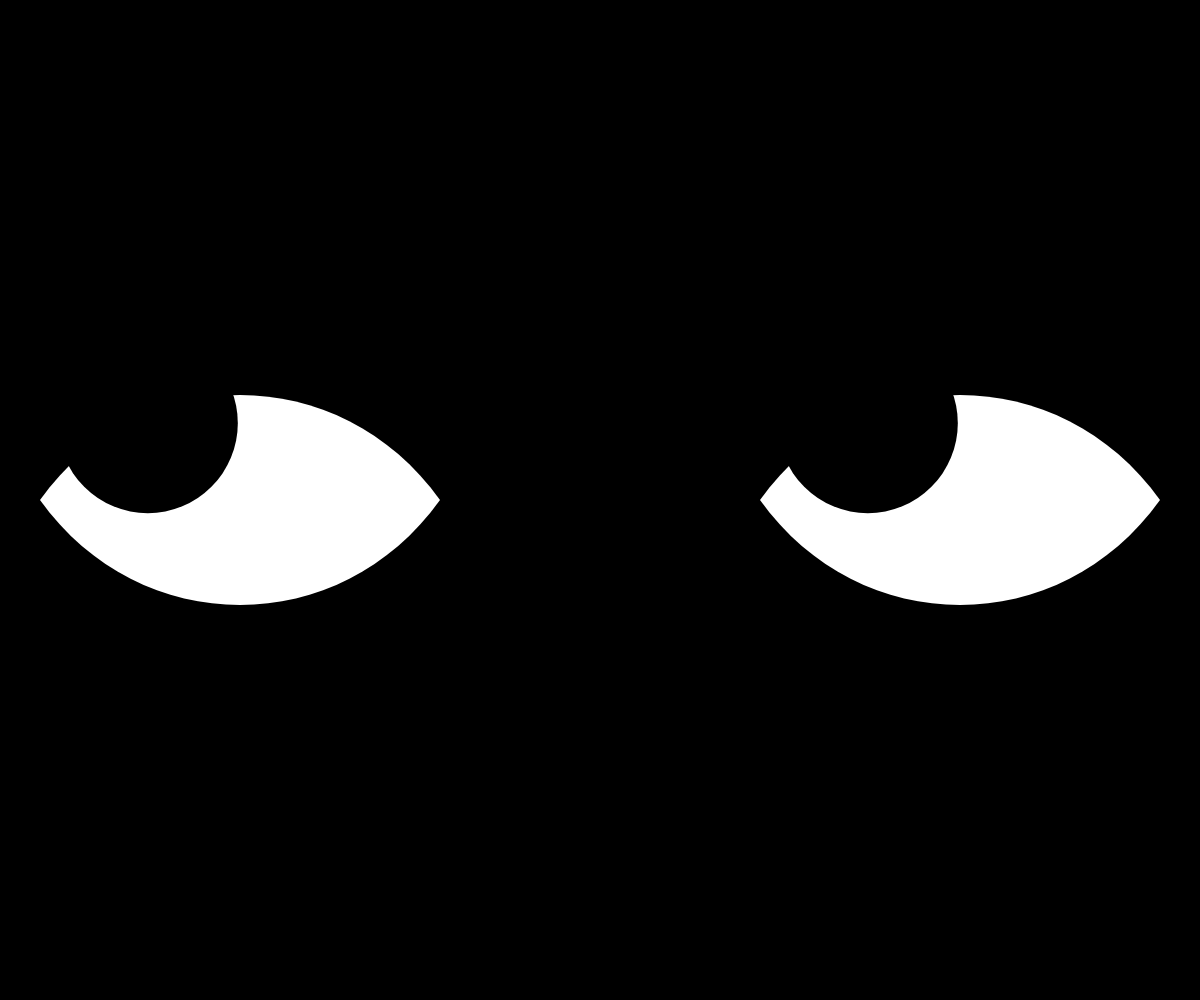
Frame 1 (no input)
Frame 60 (no input): identical to frame 1, image omitted
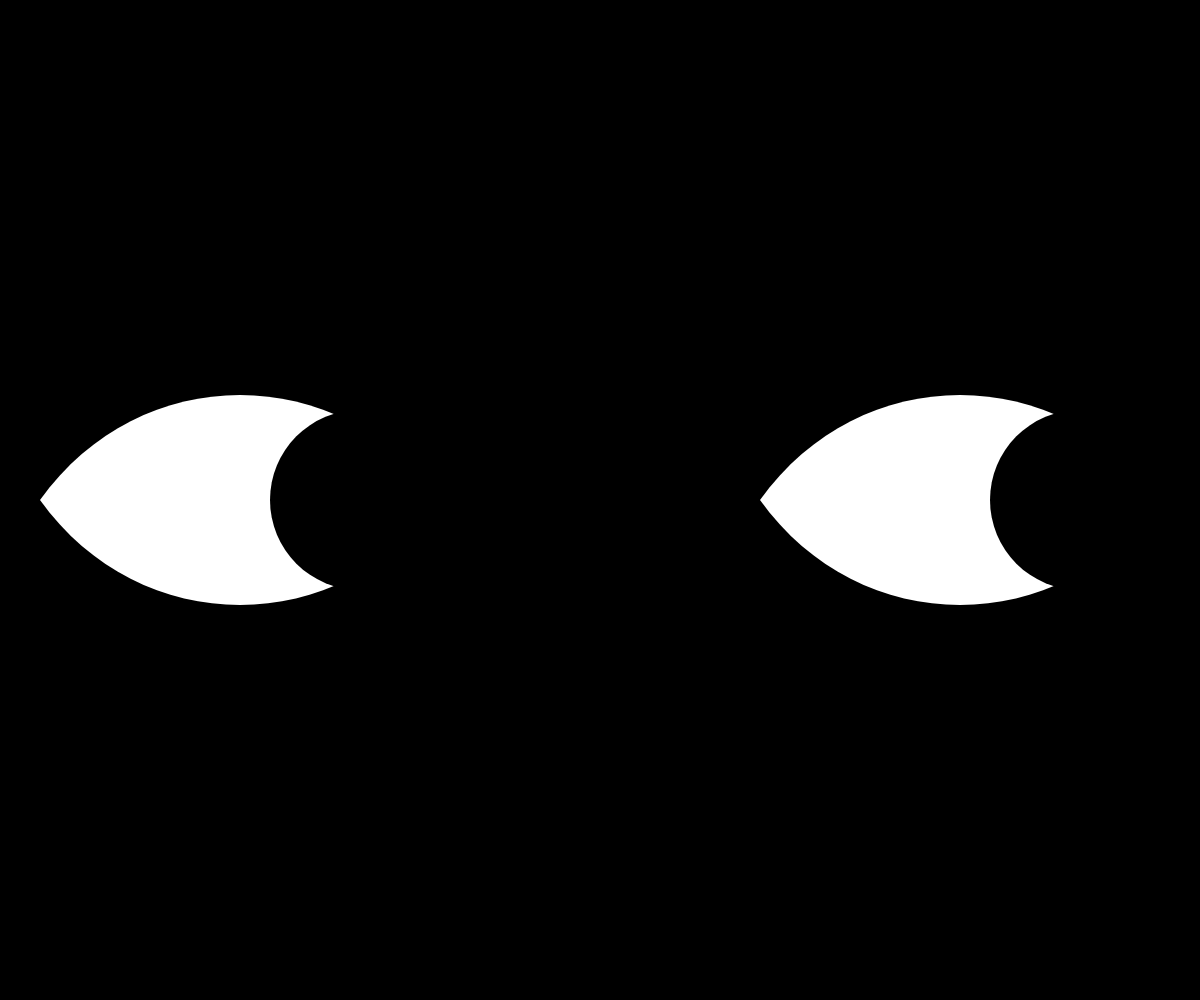
Frame 120 (the mouse pressed at the canvas centre since frame 60)

The p5.js sketch that drew these frames (run headless with seeded random() and noise() and a simulated clock; from frame 60 on, the mouse is pressed at the canvas centre):

// p5.js sketch
// ── sketch.js
function setup() {
  createCanvas(windowWidth, windowHeight);
  noStroke();
}

function draw() {
  background(0);

  let eyeWidth = 400;
  let eyeHeight = 280;
  let pupilSize = 180;

  let eyeY = height / 2;
  let spacing = eyeWidth + 320;

  let eyeLX = width / 2 - spacing / 2;
  let eyeRX = width / 2 + spacing / 2;

  drawEye(eyeLX, eyeY, eyeWidth, eyeHeight, pupilSize);
  drawEye(eyeRX, eyeY, eyeWidth, eyeHeight, pupilSize);
}

function drawEye(x, y, w, h, pupilSize) {
  fill(255);
  beginShape();
  vertex(x - w / 2, y);
  bezierVertex(x - w / 4, y - h / 2, x + w / 4, y - h / 2, x + w / 2, y);
  bezierVertex(x + w / 4, y + h / 2, x - w / 4, y + h / 2, x - w / 2, y);
  endShape(CLOSE);

  let dx = mouseX - width / 2;
  let dy = mouseY - height / 2;
  let angle = atan2(dy, dx);

  let maxDist = w * 0.3;
  let px = cos(angle) * maxDist;
  let py = sin(angle) * maxDist;

  fill(0);
  ellipse(x + px, y + py, pupilSize);
}

// ── circleTracker.js
// const pupils = [
//   { eye: document.querySelector('.left-eye'), pupil: document.getElementById('pupilLeft') },
//   { eye: document.querySelector('.right-eye'), pupil: document.getElementById('pupilRight') }
// ];

// document.addEventListener('mousemove', (e) => {
//   pupils.forEach(({ eye, pupil }) => {
//     const rect = eye.getBoundingClientRect();
//     const centerX = rect.left + rect.width / 2;
//     const centerY = rect.top + rect.height / 2;

//     const dx = e.clientX - centerX;
//     const dy = e.clientY - centerY;

//     const angle = Math.atan2(dy, dx);
//     const distance = Math.min(40, Math.hypot(dx, dy)); // More noticeable movement

//     const x = Math.cos(angle) * distance;
//     const y = Math.sin(angle) * distance;

//     pupil.style.left = `calc(50% + ${x}px)`;
//     pupil.style.top = `calc(50% + ${y}px)`;
//   });
// });

// ── home-page.html
<!DOCTYPE html>
<html lang="en">
<head>
    <meta charset="UTF-8">
    <meta name="viewport" content="width=device-width, initial-scale=1.0">
    <title>Lucy's Class Website</title>
<style>
    body {
    color:#ebe2e9;
    background-image: url('https://media0.giphy.com/media/v1.Y2lkPTc5MGI3NjExcWk3cDJ1YXpoYTM4MzNwZm5hOWFkMmpjZjdzaWY4eXE1aHkwNzVtcCZlcD12MV9pbnRlcm5hbF9naWZfYnlfaWQmY3Q9Zw/cMej1oJ04WiZGK46AV/giphy.gif');
    background-size: cover;
    }
a {
    color: #ebe2e9;
    text-decoration: none;
    }
a:hover {
    color: #dab6cd;
    text-decoration: none;
}
</style>
</head>
<body>

    <h1>Welcome to my page!</h1>

    <h1>Check out my websites below ⬇</h1>

    <h2>Projects</h2>
    <ul>
        <li><a href="project-1/index.html">Project 1</a></li>
        <li><a href="project-2/index.html">Project 2</a></li>
        <li><a href="#">Project 3</a></li>
        <li><a href="#">Project 4</a></li>
    </ul>
    
</body>
</html>
// ── home-style.css
/* GLOBAL */
body {
  margin: 0;
  background-color: black;
  font-family: sans-serif;
  overflow: hidden;
  height: 100vh;
  width: 100vw;
  position: relative;
}

canvas {
  display: block;
  position: absolute;
  top: 0;
  left: 0;
  z-index: 0;
}

#intro {
  position: fixed;
  top: 0;
  left: 0;
  width: 100vw;
  height: 100vh;
  background-color: #ff3485;
  z-index: 1000;
  cursor: pointer;
}

#intro-text {
  position: absolute;
  top: -17%; /* You can adjust this */
  left: 50%;
  transform: translateX(-50%);
  text-align: center;
}

#intro h1 {
  font-size: 43vw;
  margin: 0; /* ✅ Remove negative margin */
  font-family: 'Six Caps', sans-serif;
  color: #ff5112;
  white-space: nowrap;
}

#intro p {
  font-family: 'Staatliches', sans-serif;
  font-size: 6vw;
  color: #ff5112;
  transform: scaleX(2);
  display: inline-block;
  margin-top: -11rem; /* ✅ Control the spacing here */
}

.eye {
  position: absolute;
  width: 320px;
  height: 200px;
  background-color: white;
  clip-path: polygon(
    0% 50%,
    10% 0%,
    90% 0%,
    100% 50%,
    90% 100%,
    10% 100%
  );
  top: 50%;
  transform: translateY(-50%);
}

.left-eye {
  left: 20%;
}

.right-eye {
  right: 20%;
}

.pupil {
  position: absolute;
  width: 130px;
  height: 130px;
  background-color: black;
  border-radius: 50%;
  top: 50%;
  left: 50%;
  transform: translate(-50%, -50%);
  pointer-events: none;
}

.corner {
  position: absolute;
  color: white;
  text-decoration: none;
  font-weight: bold;
  font-size: 2.5rem;
  padding: 20px;
  z-index: 1;
}

.top-left    { top: 0; left: 0; }
.top-right   { top: 0; right: 0; }
.bottom-left { bottom: 0; left: 0; }
.bottom-right{ bottom: 0; right: 0; }

.corner:hover {
  color: #ff3485;
}

// ── script.js
window.addEventListener('scroll', function() {
  // Get the current scroll position from the top of the page
  const scrollPosition = window.scrollY;
  // Define a threshold (in pixels) at which the background will change
  const threshold = 500; // adjust this value as needed

  // Change the background color when the scroll position exceeds the threshold
  if (scrollPosition > threshold) {
    document.body.style.backgroundColor = 'black';
  } else {
    document.body.style.backgroundColor = 'white';
  }
});

// ── style.css

.first-page {
        color: rgb(255, 255, 255);
        background-color: rgb(0, 0, 0);}


body {
        background-color: rgb(255, 255, 255);
        color: black;
        font-family: "Sen", serif;
        font-optical-sizing: auto;
        font-weight: 550;
        font-style: normal;
        line-height: 1.6;
        margin: 20px;
        }
      
h1 {
    font-weight: 500;
    font-size: 28px;
    position: absolute;
    bottom: 80px;
    right: 30px;
    text-align: right;
}
div.a {
    text-indent: 60px;
  } 

.home-image {
    position: absolute;
    top: 20px;
    left: 30px;
    width: 70px;
    height: 70px; 
}

.door-image {
    position: absolute;
    bottom: 10px;
    right: 20px;
    width: 70px;
    height: 70px;
}

.toilet-image {
    position: absolute;
    right: 0;
    width: 70px;
    height: 70px;
    padding: 20px;
}
.lamp-image {
    position: absolute;
    right: 0;
    width: 70px;
    height: 70px;
    padding: 20px;
}
.camera-image {
    position: absolute;
    right: 0;
    width: 70px;
    height: 70px;
    padding: 20px;
}
.utensils-image {
    position: absolute;
    right: 0;
    width: 70px;
    height: 70px;
    padding: 20px;
}
.bowl-image {
    position: absolute;
    right: 0;
    width: 70px;
    height: 70px;
    padding: 20px;
}
.rice-image {
    position: absolute;
    right: 0;
    width: 70px;
    height: 70px;
    padding: 20px;
}
.home2-image {
    position: absolute;
    right: 0;
    width: 70px;
    height: 70px;
    padding: 20px;
}
p {
    width: 60%;
    margin: auto; 
    text-align: left;
    padding-left:200px;
  }
 /* a[href="index.html"] {
        color:black;
        text-decoration: none;
 } */
 a {
        color: rgb(0, 0, 0);
        text-decoration: none;
        font-size: 26px;
        margin: 20px;
    }
.container {
    width: 80%;
    padding:30px;
    font-size: 26px;
}
